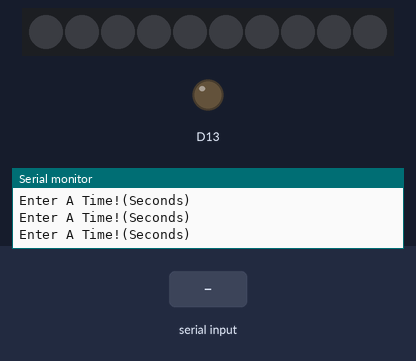
Recording of a sketch running on a simulated Adafruit Circuit Playground Express. Parts: 10 RGB LEDs in strip order, left to right, output pins drawn as LEDs (lit = HIGH), the last lines printed to the serial monitor. Inputs (shaded band) come from the test bench. Dim RGB values are drawn brighter than linear.

Above: at 1.2 s.
1.3 s: "90,45\n" received over Serial
At 4.1 s:
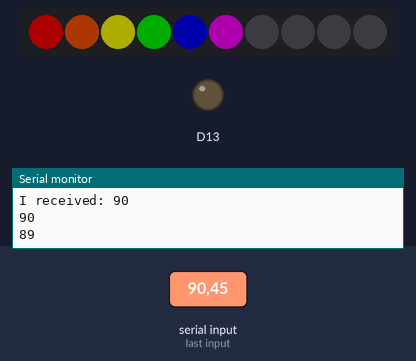
At 5.2 s:
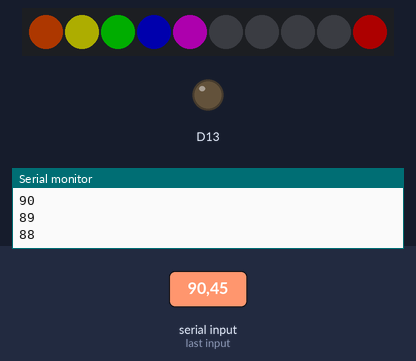
Timing chart, 0 to 6.7 s (numbered marks = the images above; inputs shaded):
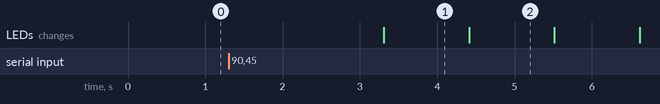

Measured:
- after the input at 1.3 s, the LEDs: change after 2.0 s (image 1)
- what the display in image 1 shows lasts 1.1 s, from 3.3 s to 4.4 s

The sketch:

circuit_playground.ino
```cpp
#include <Adafruit_CircuitPlayground.h>\
#define ROTATION_RATE   100

bool leftButtonPressed;
bool rightButtonPressed;
int z = 0;
uint32_t colors[] = {
  0xFF0000,
  0xFF5500,
  0xFFFF00,
  0x00FF00,
  0x0000FF,
  0xFF00FF,
  0x000000,
  0x000000,
  0x000000,
  0x000000
};

int colorIndex = 0;
int startIndex = 0;

void setup(void) {

  while (!Serial);
  Serial.begin(115200);

  CircuitPlayground.begin();
  CircuitPlayground.setBrightness(50);
  startIndex = 0;
}
  void loop() {
    Serial.println("Enter A Time!(Seconds)");
    if (Serial.available() > 0){
      String x = Serial.readString();
      int t = x.toInt();
      Serial.print("I received: ");
      Serial.println(t, DEC);

      while (t > 0){
        #define ROTATION_RATE   100
        Serial.println(t);
        t = t - 1;
        delay(1000);
        CircuitPlayground.clearPixels();

        colorIndex = startIndex;
        for (int pixel=0; pixel<10; pixel++) {
            CircuitPlayground.setPixelColor(pixel, colors[colorIndex]);
            colorIndex++;
            if (colorIndex > 9) colorIndex = 0;
          }
        startIndex++;
        if (startIndex > 9) startIndex = 0;
          delay(ROTATION_RATE);
         }
  Serial.println("Time's Up!");
  CircuitPlayground.clearPixels();


  while (z <= 10) {
    leftButtonPressed = CircuitPlayground.leftButton();
    rightButtonPressed = CircuitPlayground.rightButton();
    if (leftButtonPressed) {
      CircuitPlayground.clearPixels();
      break;
    }
    if (rightButtonPressed) {
      CircuitPlayground.clearPixels();
      break;
    }
    CircuitPlayground.setPixelColor(z, 0,   255,   0);
    delay(100);
    ++z;
    if (z==11){
      CircuitPlayground.clearPixels();
      z = 0;
    }
  }

  }
}
```
